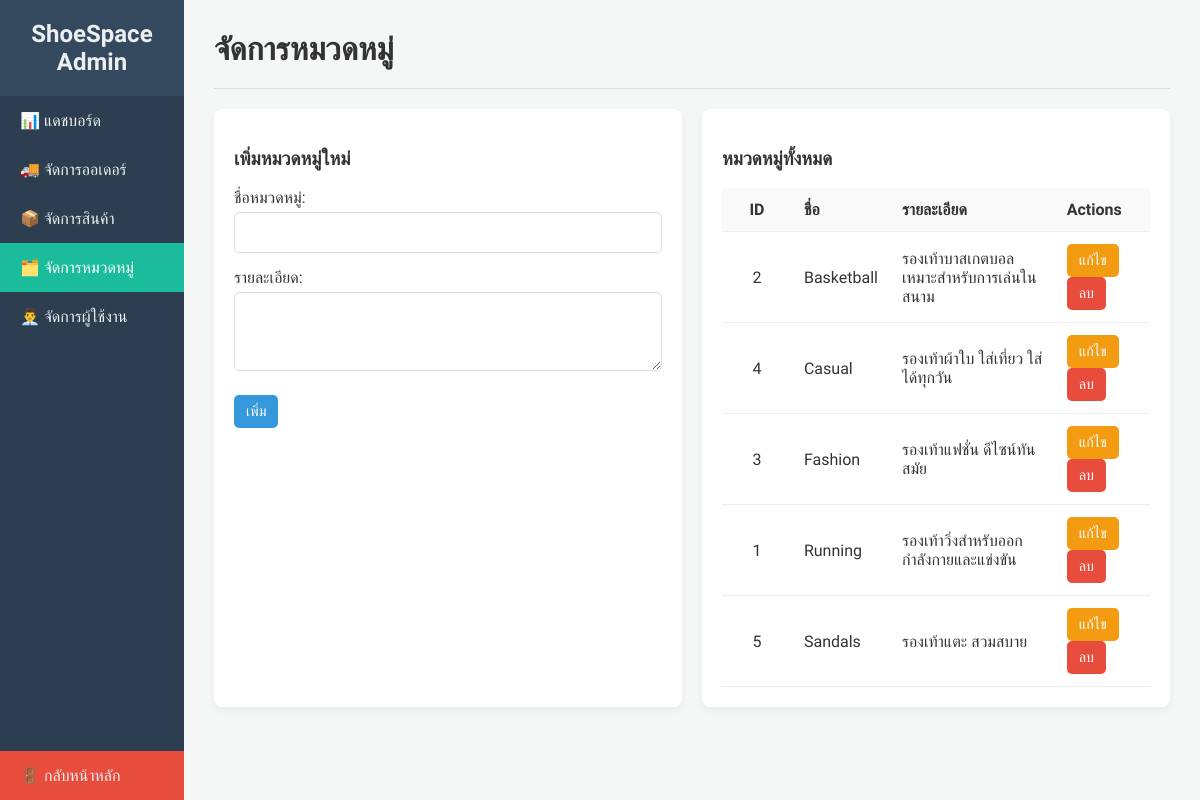
Page /admin_categories.php (signed in) on the committed database.
### tables this page shows
CREATE TABLE `category` (
  `category_id` int(11) NOT NULL,
  `name` varchar(100) NOT NULL,
  `slug` varchar(100) DEFAULT NULL,
  `description` text DEFAULT NULL,
  `created_at` timestamp NOT NULL DEFAULT current_timestamp()
);

### admin_categories.php (the view, shortened to what this page needs)
<?php
require_once 'admin_header.php';
$sql_categories = "SELECT * FROM category ORDER BY name ASC";
$all_categories = $conn->query($sql_categories);
?>
            <header class="main-header">
                <h1>จัดการหมวดหมู่</h1>
            </header>
            <div class="data-tables">
                <div class="form-container">
                    <h3>เพิ่มหมวดหมู่ใหม่</h3>
                    <form method="POST">
                        <div class="form-group">
                            <label for="name">ชื่อหมวดหมู่:</label>
                            <input type="text" id="name" name="name" required>
                        </div>
                        <div class="form-group">
                            <label for="description">รายละเอียด:</label>
                            <textarea id="description" name="description" rows="3"></textarea>
                        </div>
                        <div class="form-actions">
                            <button type="submit" name="add_category" class="btn-submit">เพิ่ม</button>
                        </div>
                    </form>
                </div>
                <div class="table-container">
                    <h3>หมวดหมู่ทั้งหมด</h3>
                    <table>
                        <thead>
                            <tr>
                                <th>ID</th>
                                <th>ชื่อ</th>
                                <th>รายละเอียด</th>
                                <th>Actions</th>
                            </tr>
                        </thead>
                        <tbody>
                            <?php while($cat = $all_categories->fetch_assoc()): ?>
                            <tr>
                                <td><?php echo $cat['category_id']; ?></td>
                                <td><?php echo htmlspecialchars($cat['name']); ?></td>
                                <td><?php echo htmlspecialchars($cat['description']); ?></td>
                                <td>
                                    <a href="edit_category.php?id=<?php echo $cat['category_id']; ?>" class="btn-edit">แก้ไข</a>
                                    <a href="delete_category.php?id=<?php echo $cat['category_id']; ?>&action=delete"
                                       class="btn-delete"
                                       onclick="return confirm('คุณแน่ใจหรือไม่ที่จะลบหมวดหมู่: <?php echo htmlspecialchars($cat['name']); ?>? การลบจะรวมถึงสินค้าที่เชื่อมโยงด้วย');" >
                                        ลบ
                                    </a>
                                </td>
                            </tr>
                            <?php endwhile; ?>
                        </tbody>
                    </table>
                </div>
            </div>
        </main> </div> </body>
</html>

### admin_style.css (style rules this page uses)
body { font-family: 'Sarabun', sans-serif; margin: 0; background-color: #f4f7f6; color: #333; }
* { box-sizing: border-box; }
.main-header { padding-bottom: 20px; border-bottom: 1px solid #ddd; margin-bottom: 20px; }
.main-header h1 { margin: 0; }
.data-tables { display: grid; grid-template-columns: 1fr 1fr; gap: 20px; }
.table-container { background-color: #fff; border-radius: 8px; padding: 20px; box-shadow: 0 4px 10px rgba(0,0,0,0.05); overflow-x: auto; }
table { width: 100%; border-collapse: collapse; }
th, td { padding: 12px; border-bottom: 1px solid #eee; text-align: left; }
th { background-color: #f9f9f9; }
.btn-add, .btn-edit, .btn-submit, .btn-delete, .btn-cancel, .btn-stock, .btn-back { display: inline-block; padding: 8px 12px; border-radius: 5px; text-decoration: none; font-size: 0.9rem; font-weight: 500; cursor: pointer; border: none; }
.btn-edit { background-color: #f39c12; color: #fff; }
.btn-submit, .btn-stock { background-color: #3498db; color: #fff; }
.btn-delete { background-color: #e74c3c; color: #fff; }
.main-header { display: flex; justify-content: space-between; align-items: center; }
.form-container { background-color: #fff; padding: 20px; border-radius: 8px; box-shadow: 0 4px 10px rgba(0,0,0,0.05); }
.form-group { margin-bottom: 15px; }
.form-group label { display: block; margin-bottom: 5px; font-weight: 500; }
.form-group input[type="text"], .form-group input[type="number"], .form-group textarea { width: 100%; padding: 10px; border: 1px solid #ddd; border-radius: 5px; font-size: 1rem; font-family: 'Sarabun', sans-serif; }
.form-actions { margin-top: 20px; }
th:first-child, td:first-child { width: 70px; text-align: center; }
td:last-child a { margin-right: 5px; }
td:last-child a:last-child { margin-right: 0; }

### rows in the picture
category: category_id "2", name "Basketball", description "รองเท้าบาสเกตบอล เหมาะสำหรับการเล่นในสนาม"
category: category_id "4", name "Casual", description "รองเท้าผ้าใบ ใส่เที่ยว ใส่ได้ทุกวัน"
category: category_id "3", name "Fashion", description "รองเท้าแฟชั่น ดีไซน์ทันสมัย"
category: category_id "1", name "Running", description "รองเท้าวิ่งสำหรับออกกำลังกายและแข่งขัน"
category: category_id "5", name "Sandals", description "รองเท้าแตะ สวมสบาย"
